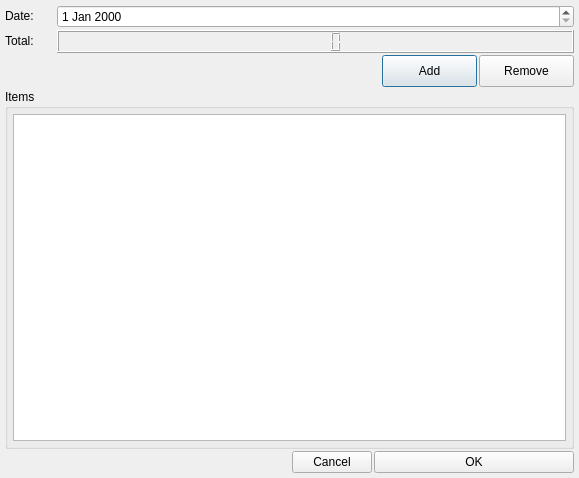
<?xml version="1.0" encoding="UTF-8"?>
<ui version="4.0">
 <class>DepositEditDialog</class>
 <widget class="QDialog" name="DepositEditDialog">
  <property name="geometry">
   <rect>
    <x>0</x>
    <y>0</y>
    <width>579</width>
    <height>478</height>
   </rect>
  </property>
  <property name="windowTitle">
   <string>Dialog</string>
  </property>
  <layout class="QVBoxLayout" name="verticalLayout_2">
   <property name="spacing">
    <number>2</number>
   </property>
   <property name="leftMargin">
    <number>5</number>
   </property>
   <property name="topMargin">
    <number>5</number>
   </property>
   <property name="rightMargin">
    <number>5</number>
   </property>
   <property name="bottomMargin">
    <number>5</number>
   </property>
   <item>
    <layout class="QHBoxLayout" name="horizontalLayout_2">
     <item>
      <widget class="QLabel" name="label">
       <property name="sizePolicy">
        <sizepolicy hsizetype="Fixed" vsizetype="Fixed">
         <horstretch>0</horstretch>
         <verstretch>0</verstretch>
        </sizepolicy>
       </property>
       <property name="minimumSize">
        <size>
         <width>50</width>
         <height>16</height>
        </size>
       </property>
       <property name="maximumSize">
        <size>
         <width>50</width>
         <height>16</height>
        </size>
       </property>
       <property name="text">
        <string>Date:</string>
       </property>
      </widget>
     </item>
     <item>
      <widget class="QDateEdit" name="dateDeposit"/>
     </item>
    </layout>
   </item>
   <item>
    <layout class="QHBoxLayout" name="horizontalLayout_3">
     <item>
      <widget class="QLabel" name="label_2">
       <property name="sizePolicy">
        <sizepolicy hsizetype="Fixed" vsizetype="Fixed">
         <horstretch>0</horstretch>
         <verstretch>0</verstretch>
        </sizepolicy>
       </property>
       <property name="minimumSize">
        <size>
         <width>50</width>
         <height>16</height>
        </size>
       </property>
       <property name="maximumSize">
        <size>
         <width>50</width>
         <height>16</height>
        </size>
       </property>
       <property name="text">
        <string>Total:</string>
       </property>
      </widget>
     </item>
     <item>
      <widget class="QLCDNumber" name="lcdTotal"/>
     </item>
    </layout>
   </item>
   <item>
    <layout class="QHBoxLayout" name="horizontalLayout">
     <item>
      <spacer name="horizontalSpacer">
       <property name="orientation">
        <enum>Qt::Horizontal</enum>
       </property>
       <property name="sizeHint" stdset="0">
        <size>
         <width>40</width>
         <height>20</height>
        </size>
       </property>
      </spacer>
     </item>
     <item>
      <widget class="QPushButton" name="btnAdd">
       <property name="sizePolicy">
        <sizepolicy hsizetype="Fixed" vsizetype="Fixed">
         <horstretch>0</horstretch>
         <verstretch>0</verstretch>
        </sizepolicy>
       </property>
       <property name="minimumSize">
        <size>
         <width>95</width>
         <height>32</height>
        </size>
       </property>
       <property name="maximumSize">
        <size>
         <width>95</width>
         <height>32</height>
        </size>
       </property>
       <property name="text">
        <string>Add</string>
       </property>
      </widget>
     </item>
     <item>
      <widget class="QPushButton" name="btnRemove">
       <property name="sizePolicy">
        <sizepolicy hsizetype="Fixed" vsizetype="Fixed">
         <horstretch>0</horstretch>
         <verstretch>0</verstretch>
        </sizepolicy>
       </property>
       <property name="minimumSize">
        <size>
         <width>95</width>
         <height>32</height>
        </size>
       </property>
       <property name="maximumSize">
        <size>
         <width>95</width>
         <height>32</height>
        </size>
       </property>
       <property name="text">
        <string>Remove</string>
       </property>
      </widget>
     </item>
    </layout>
   </item>
   <item>
    <widget class="QGroupBox" name="groupBox">
     <property name="title">
      <string>Items</string>
     </property>
     <layout class="QVBoxLayout" name="verticalLayout">
      <property name="leftMargin">
       <number>5</number>
      </property>
      <property name="topMargin">
       <number>5</number>
      </property>
      <property name="rightMargin">
       <number>5</number>
      </property>
      <property name="bottomMargin">
       <number>5</number>
      </property>
      <item>
       <widget class="QTableView" name="tableFunds"/>
      </item>
     </layout>
    </widget>
   </item>
   <item>
    <layout class="QHBoxLayout" name="horizontalLayout_10">
     <item>
      <spacer name="horizontalSpacer_2">
       <property name="orientation">
        <enum>Qt::Horizontal</enum>
       </property>
       <property name="sizeHint" stdset="0">
        <size>
         <width>40</width>
         <height>20</height>
        </size>
       </property>
      </spacer>
     </item>
     <item>
      <widget class="QPushButton" name="btnCancel">
       <property name="text">
        <string>Cancel</string>
       </property>
      </widget>
     </item>
     <item>
      <widget class="QPushButton" name="btnOk">
       <property name="sizePolicy">
        <sizepolicy hsizetype="Preferred" vsizetype="Fixed">
         <horstretch>0</horstretch>
         <verstretch>0</verstretch>
        </sizepolicy>
       </property>
       <property name="minimumSize">
        <size>
         <width>200</width>
         <height>0</height>
        </size>
       </property>
       <property name="text">
        <string>OK</string>
       </property>
      </widget>
     </item>
    </layout>
   </item>
  </layout>
 </widget>
 <resources/>
 <connections/>
</ui>
